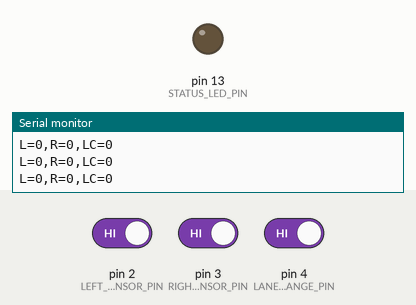
This sketch was run on a simulated Arduino Uno, built with avr-gcc and run on an emulated ATmega328P. Parts: output pins drawn as LEDs (lit = HIGH), the last lines printed to the serial monitor. Dashed ring = blinking. Inputs (shaded band) come from the test bench; at power-on: pin 2 (LEFT_SENSOR_PIN) HIGH, pin 3 (RIGHT_SENSOR_PIN) HIGH, pin 4 (LANE_CHANGE_PIN) HIGH.

Above: at 2.7 s.
2.8 s: pin 2 (LEFT_SENSOR_PIN) driven LOW and pin 3 (RIGHT_SENSOR_PIN) driven LOW and pin 4 (LANE_CHANGE_PIN) driven LOW
At 2.9 s:
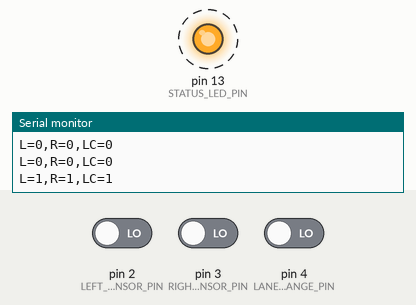
5.8 s: pin 2 (LEFT_SENSOR_PIN) driven HIGH
At 7.0 s:
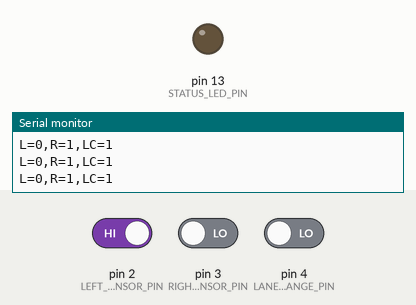
7.3 s: pin 2 (LEFT_SENSOR_PIN) driven LOW
At 7.7 s:
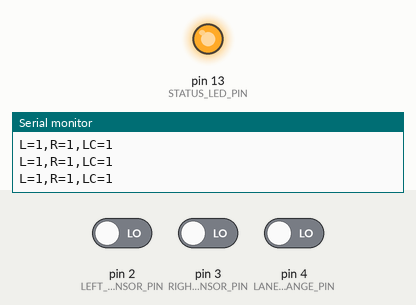
Timing chart, 0 to 11.3 s (numbered marks = the images above; inputs shaded):
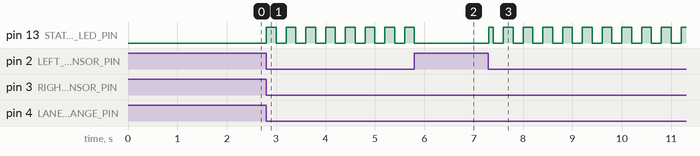

The sketch:

blind_spot_sensor.ino
```cpp
// =============================================================================
// Smart Blind-Spot Warning System — Arduino Sketch
// =============================================================================
//
// Hardware connections:
//   Pin 2 — Left IR sensor digital output  (HIGH = detected)
//   Pin 3 — Right IR sensor digital output (HIGH = detected)
//   Pin 4 — Lane change switch/button      (HIGH = lane change active)
//   Pin 13 — Built-in LED (blinks when critical warning active)
//
// NOTE: Most IR obstacle sensors are ACTIVE-LOW (output LOW when object
// detected). If your sensor is active-low, set SENSOR_ACTIVE_LOW = true.
//
// Serial output format (9600 baud, sent every 100ms):
//   L=1,R=0,LC=1
//
// =============================================================================

// ---------------------------------------------------------------------------
// Configuration
// ---------------------------------------------------------------------------

const int LEFT_SENSOR_PIN   = 2;
const int RIGHT_SENSOR_PIN  = 3;
const int LANE_CHANGE_PIN   = 4;
const int STATUS_LED_PIN    = 13;

// Set to true if your IR sensors output LOW when detecting an object.
// Most common IR obstacle modules (FC-51, HW-201) are active-low.
const bool SENSOR_ACTIVE_LOW = true;

// Transmission interval in milliseconds
const int SEND_INTERVAL_MS = 100;

// ---------------------------------------------------------------------------
// State
// ---------------------------------------------------------------------------

unsigned long lastSendTime = 0;

// ---------------------------------------------------------------------------
// Setup
// ---------------------------------------------------------------------------

void setup() {
  Serial.begin(9600);
  while (!Serial) { ; }  // Wait for serial port to connect (Leonardo/Micro)

  pinMode(LEFT_SENSOR_PIN,  INPUT);
  pinMode(RIGHT_SENSOR_PIN, INPUT);
  pinMode(LANE_CHANGE_PIN,  INPUT_PULLUP); // Use internal pull-up for button
  pinMode(STATUS_LED_PIN,   OUTPUT);

  Serial.println("READY");
}

// ---------------------------------------------------------------------------
// Loop
// ---------------------------------------------------------------------------

void loop() {
  // Handle incoming commands from the web app
  if (Serial.available()) {
    String cmd = Serial.readStringUntil('\n');
    cmd.trim();
    if (cmd == "PING") {
      Serial.println("PONG");
    }
  }

  // Send sensor data at regular interval
  unsigned long now = millis();
  if (now - lastSendTime >= SEND_INTERVAL_MS) {
    lastSendTime = now;

    // Read raw sensor values
    int rawLeft  = digitalRead(LEFT_SENSOR_PIN);
    int rawRight = digitalRead(RIGHT_SENSOR_PIN);
    int rawLC    = digitalRead(LANE_CHANGE_PIN);

    // Convert to logic HIGH = detected
    int L  = SENSOR_ACTIVE_LOW ? (rawLeft  == LOW ? 1 : 0) : rawLeft;
    int R  = SENSOR_ACTIVE_LOW ? (rawRight == LOW ? 1 : 0) : rawRight;
    // Lane change button: INPUT_PULLUP means LOW when pressed
    int LC = (rawLC == LOW) ? 1 : 0;

    // Send CSV line
    Serial.print("L=");  Serial.print(L);
    Serial.print(",R="); Serial.print(R);
    Serial.print(",LC="); Serial.println(LC);

    // Blink status LED if critical warning (L=1, R=1, LC=1)
    if (L == 1 && R == 1 && LC == 1) {
      digitalWrite(STATUS_LED_PIN, (now / 200) % 2 == 0 ? HIGH : LOW);
    } else {
      digitalWrite(STATUS_LED_PIN, LOW);
    }
  }
}
```

Measured:
- after the input at 2.8 s, pin 13 (STATUS_LED_PIN): alternates HIGH for 0.20 s and LOW for 0.20 s, starting at once
- after the input at 5.8 s, pin 13 (STATUS_LED_PIN): goes on until 5.8 s, then stays LOW
- after the input at 7.3 s, pin 13 (STATUS_LED_PIN): LOW → HIGH at once, then repeats every 0.40 s: LOW 0.20 s, HIGH 0.20 s
